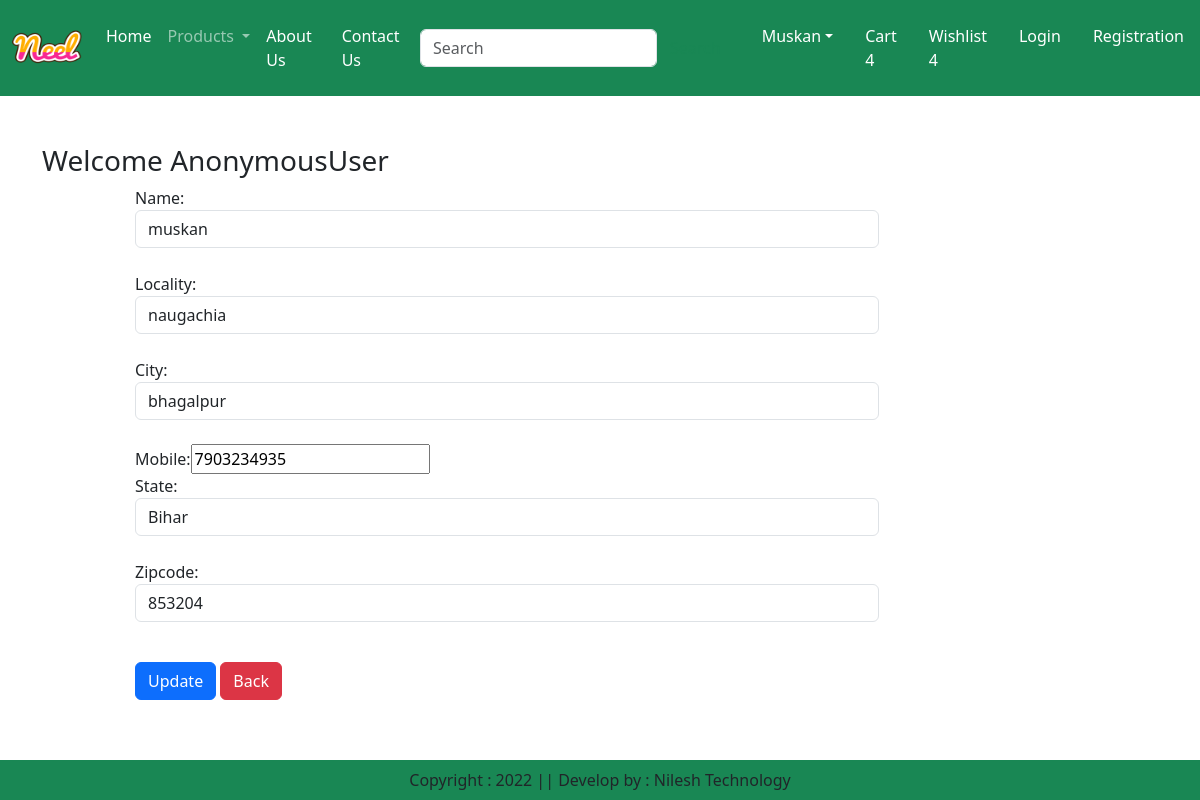
Screenshot of /updateAddress/1 with the database file from the repository.
### app/models.py (models this page shows, shortened)
class Customer(models.Model):
    user=models.ForeignKey(User,on_delete=models.CASCADE)
    name=models.CharField(max_length=200)
    locality=models.CharField(max_length=200)
    city=models.CharField(max_length=50)
    mobile=models.IntegerField(default=0)
    zipcode=models.IntegerField()
    state=models.CharField(choices=STATE_CHOICES,max_length=100)

### app/views.py (the view, shortened to what this page needs)
# urls.py: path('updateAddress/<int:pk>',views.updateAddress.as_view(),name='updateAddress'),
class updateAddress(View):
    def get(self,request,pk):
        add=Customer.objects.get(pk=pk)
        form=CustomerProfileForm(instance=add)
        return render(request,'app/updateAddress.html',locals())

### app/forms.py
class CustomerProfileForm(forms.ModelForm):
    class Meta:
        model=Customer
        fields=['name','locality','city','mobile','state','zipcode']
        widgets={
            'name':forms.TextInput(attrs={'class':'form-control'}),
            'locality':forms.TextInput(attrs={'class':'form-control'}),
            'city':forms.TextInput(attrs={'class':'form-control'}),
            'mobile':forms.NumberInput(attrs={'class':'form=control'}),
            'state':forms.Select(attrs={'class':'form-control'}),
            'zipcode':forms.NumberInput(attrs={'class':'form-control'}),
        }

### app/templates/app/updateAddress.html (shortened to what this page needs)
{% extends "app/base.html" %}
{% load static%}
{% block main-content %}
<div class="container my-5">
    <div class="row">
        <h3>Welcome <span class="text-capitalize">{{request.user}}</span></h3>
    </div>
    <div class="col-sm-8 offset-sm-1">
        <form action="" method='post'>
            {% for fm in form %}
            {{fm.label_tag}}{{fm}} <small class="text-danger">{{fm.errors|striptags}}</small><br>
            {% endfor %}
            <div class="col-12 mt-3">
                <button type="submit" class='btn btn-primary'>Update</button>
                <a href="{% url 'address' %}" type='button' class='btn btn-danger'>Back</a>
            </div>
        </form>
    </div>
</div>
{% endblock %}

### rows the page displays
Customer: form "muskan" "naugachia" "bhagalpur" "7903234935" "Bihar" "853204"

### other values shown
{{ request.user }} "AnonymousUser"
{{ fm.label_tag }} "Name:" "Locality:" "City:" "Mobile:" "State:" "Zipcode:"
